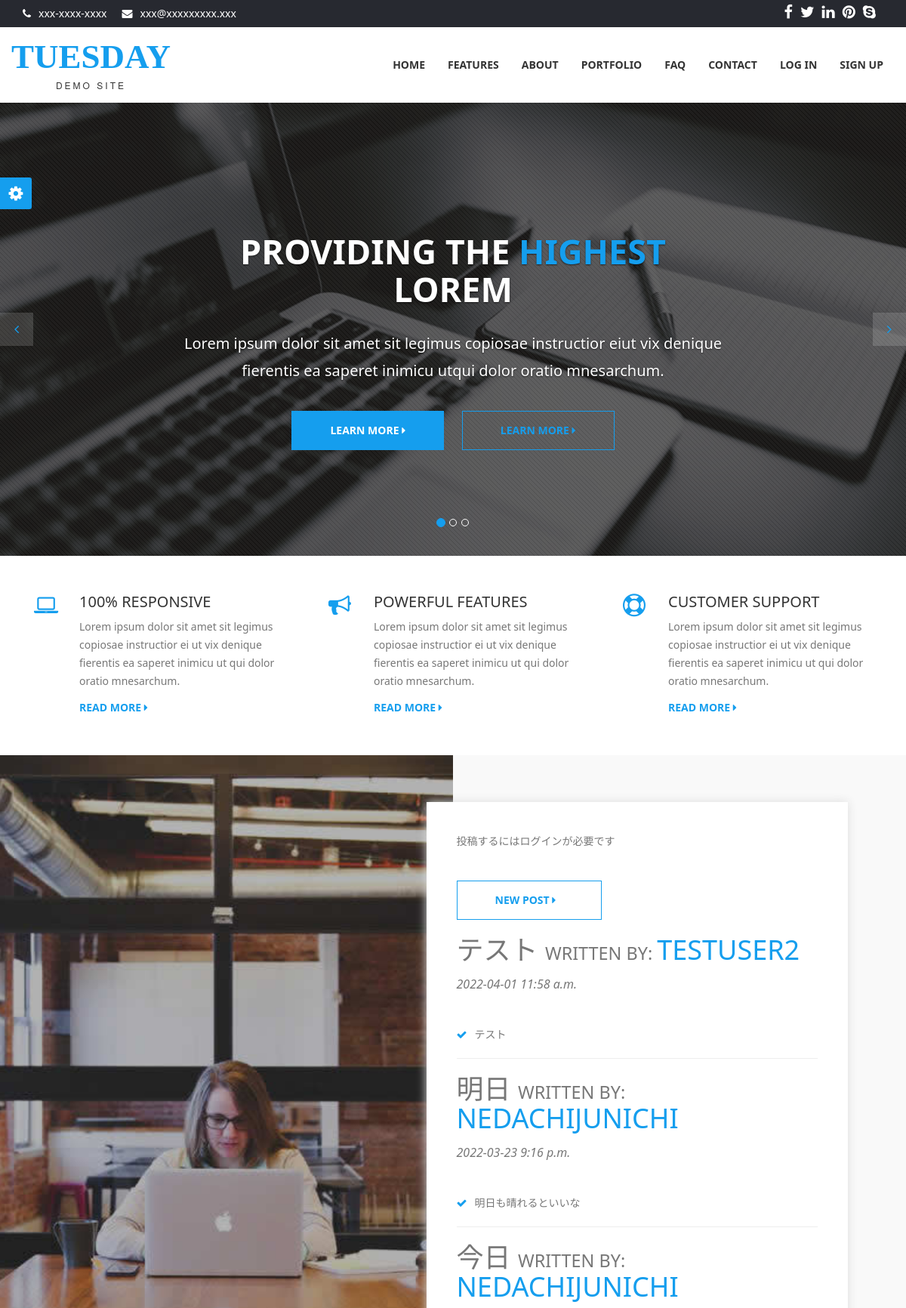
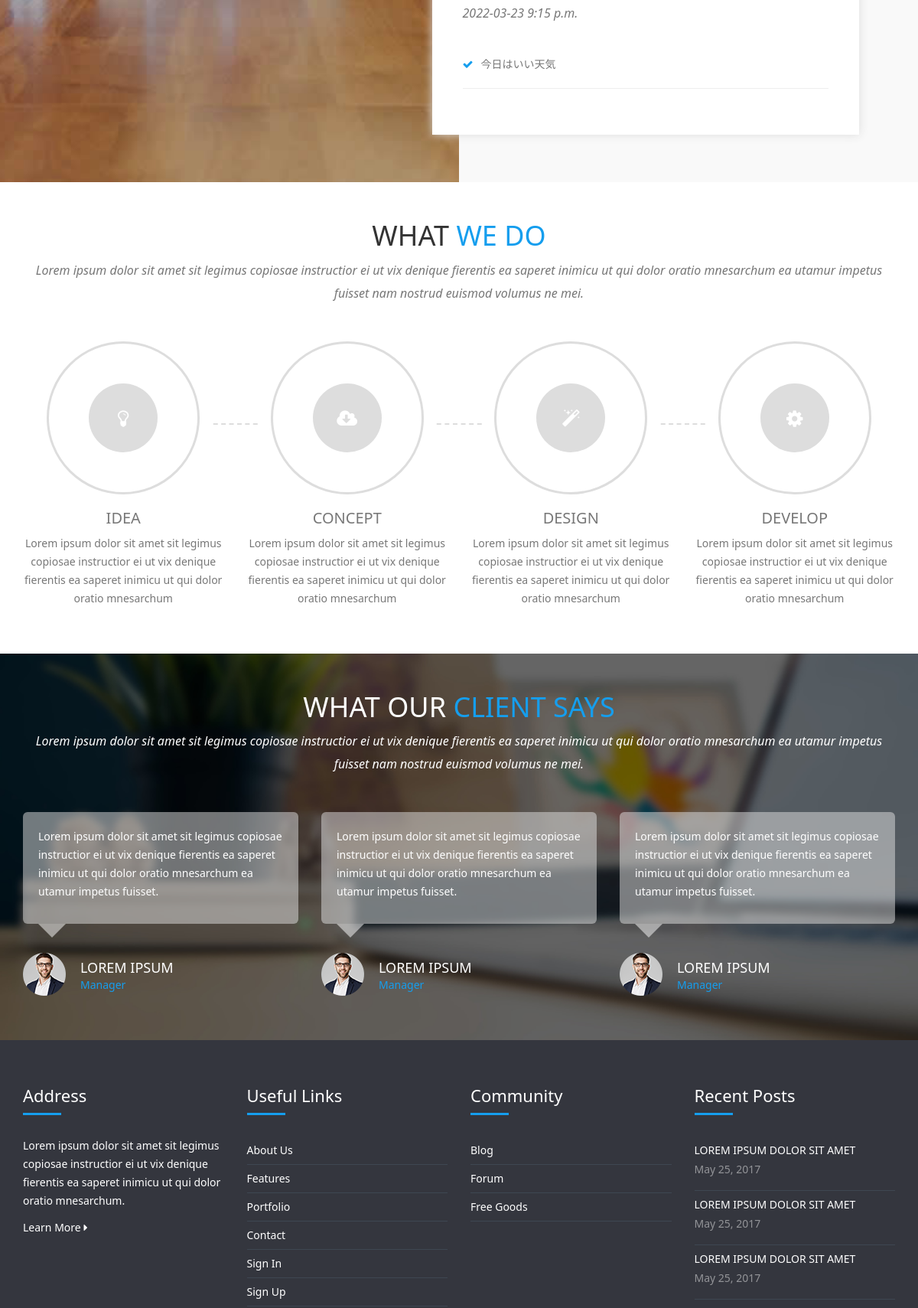
The page / (upper part) on the database its author committed (2 pictures, top to bottom).
### blog/models.py (models this page shows, shortened)
class Post(models.Model):
  title = models.CharField(max_length=100)
  content = models.TextField()
  author = models.ForeignKey(User, on_delete=models.CASCADE)
  date_posted = models.DateTimeField(default=timezone.now)

### blog/views.py (the view)
# urls.py: path('', views.PostListView.as_view(), name='blog-home'),
class PostListView(ListView):
  model = Post
  template_name = 'blog/home.html'
  context_object_name = 'posts'
  ordering = ['-date_posted']

### blog/templates/blog/home.html (shortened to what this page needs)
{% extends 'account/base.html' %}
{% load static %}
    {% block body %}
    <div id="myCarousel" class="carousel slide">
        <ol class="carousel-indicators">
            <li data-target="#myCarousel" data-slide-to="0" class="active"></li>
            <li data-target="#myCarousel" data-slide-to="1"></li>
            <li data-target="#myCarousel" data-slide-to="2"></li>
        </ol>
        <div class="carousel-inner">
            <div class="item active">
                <div class="fill" style="background-image:url('static/img/banner-slide-1.jpg');"></div>
                <div class="carousel-caption slide-up">
                    <h1 class="banner_heading">Providing The <span>Highest </span>Lorem</h1>
                    <p class="banner_txt">Lorem ipsum dolor sit amet sit legimus copiosae instructior eiut vix denique fierentis ea saperet inimicu utqui dolor oratio mnesarchum.</p>
                    <div class="slider_btn">
                        <button type="button" class="btn btn-default slide">Learn More <i class="fa fa-caret-right"></i></button>
                        <button type="button" class="btn btn-primary slide">Learn More <i class="fa fa-caret-right"></i></button>
                    </div>
                </div>
            </div>
        </div>
        <a class="left carousel-control" href="#myCarousel" role="button" data-slide="prev"> <i class="fa fa-angle-left" aria-hidden="true"></i>
        </a>
        <a class="right carousel-control" href="#myCarousel" role="button" data-slide="next"> <i class="fa fa-angle-right" aria-hidden="true"></i>
        </a>
    </div>
    <section id="features">
        <div class="container">
            <div class="row">
                <div class="col-md-4 col-xs-12 block">
                    <div class="col-md-2 col-xs-2"><i class="fa fa-laptop feature_icon"></i></div>
                    <div class="col-md-10 col-xs-10">
                        <h4>100% Responsive</h4>
                        <p>Lorem ipsum dolor sit amet sit legimus copiosae instructior ei ut vix denique fierentis ea saperet inimicu ut qui dolor oratio mnesarchum.</p>
                        <a href="#" class="readmore">Read More <i class="fa fa-caret-right"></i></a>
                    </div>
                </div>
                <div class="col-md-4 col-xs-12 block">
                    <div class="col-md-2 col-xs-2"><i class="fa fa-bullhorn feature_icon"></i></div>
                    <div class="col-md-10 col-xs-10">
                        <h4>Powerful Features</h4>
                        <p>Lorem ipsum dolor sit amet sit legimus copiosae instructior ei ut vix denique fierentis ea saperet inimicu ut qui dolor oratio mnesarchum.</p>
                        <a href="#" class="readmore">Read More <i class="fa fa-caret-right"></i></a>
                    </div>
                </div>
                <div class="col-md-4 col-xs-12 block">
                    <div class="col-md-2 col-xs-2"><i class="fa fa-support feature_icon"></i></div>
                    <div class="col-md-10 col-xs-10">
                        <h4>Customer Support</h4>
                        <p>Lorem ipsum dolor sit amet sit legimus copiosae instructior ei ut vix denique fierentis ea saperet inimicu ut qui dolor oratio mnesarchum.</p>
                        <a href="#" class="readmore">Read More <i class="fa fa-caret-right"></i></a>
                    </div>
                </div>
            </div>
        </div>
    </section>
    <section id="about">
        <div class="image-holder col-lg-6 col-md-6 col-sm-6 col-xs-12 pull-left">
            <div class="background-imgholder">
            </div>
        </div>
        <div class="container-fluid">
            <div class="col-md-7 col-md-offset-5 col-sm-8 col-sm-offset-2 col-xs-12 text-inner ">
                <div class="text-block">
                    <div class="section-heading">
                        <p>投稿するにはログインが必要です</p>
                        <form action="{% url 'post-create' %}">
                            <button type="submit" class="btn btn-primary slide">New Post <i class="fa fa-caret-right"></i> </button>
                        </form>
                        {% for post in posts %}
                            <h1><a href="{% url 'post-detail' post.id %}">{{ post.title }}</a> <small>written by: </small><span>{{ post.author }}</span></h1>
                            <p class="subheading">{{ post.date_posted|date:'Y-m-d P' }}</p>
                            <ul class="aboutul">
                                <li> <i class="fa fa-check"></i>{{ post.content }}</li>
                            </ul>
                            <hr>
                        {% endfor %}
                    </div>
                </div>
            </div>
        </div>
    </section>
    <section id="process">
        <div class="container">
            <div class="section-heading text-center">
                <div class="col-md-12 col-xs-12">
                    <h1>What <span>We Do</span></h1>
                    <p class="subheading">Lorem ipsum dolor sit amet sit legimus copiosae instructior ei ut vix denique fierentis ea saperet inimicu ut qui dolor oratio mnesarchum ea utamur impetus fuisset nam nostrud euismod volumus ne mei.</p>
                </div>
            </div>
            <div class="row">
                <div class="col-md-3 col-sm-6 block process-block">
                    <div class="process-icon-holder">
                        <div class="process-border">
                            <span class="process-icon"><a href="#"><i class="fa fa-lightbulb-o feature_icon"></i></a></span></div>
                    </div>
                    <div class="process-text-block">
                        <h4><a href="#">Idea</a></h4>
                        <p>Lorem ipsum dolor sit amet sit legimus copiosae instructior ei ut vix denique fierentis ea saperet inimicu ut qui dolor oratio mnesarchum</p>
                    </div>
                </div>
                <div class="col-md-3 col-sm-6 block process-block">
                    <div class="process-icon-holder">
                        <div class="process-border">
                            <span class="process-icon"><a href="#"><i class="fa fa-cloud-download feature_icon"></i></a></span></div>
                    </div>
                    <div class="process-text-block">
                        <h4><a href="#">Concept</a></h4>
                        <p>Lorem ipsum dolor sit amet sit legimus copiosae instructior ei ut vix denique fierentis ea saperet inimicu ut qui dolor oratio mnesarchum</p>
                    </div>
                </div>
                <div class="col-md-3 col-sm-6 block process-block">
                    <div class="process-icon-holder">
                        <div class="process-border">
                            <span class="process-icon"><a href="#"><i class="fa fa-magic feature_icon"></i></a></span></div>
                    </div>
                    <div class="process-text-block">
                        <h4><a href="#">Design</a></h4>
                        <p>Lorem ipsum dolor sit amet sit legimus copiosae instructior ei ut vix denique fierentis ea saperet inimicu ut qui dolor oratio mnesarchum</p>
                    </div>
                </div>
                <div class="col-md-3 col-sm-6 block process-block lastchild">
                    <div class="process-icon-holder">
                        <div class="process-border">
                            <span class="process-icon"><a href="#"><i class="fa fa-cog feature_icon"></i></a></span></div>
                    </div>
                    <div class="process-text-block">
                        <h4><a href="#">Develop</a></h4>
                        <p>Lorem ipsum dolor sit amet sit legimus copiosae instructior ei ut vix denique fierentis ea saperet inimicu ut qui dolor oratio mnesarchum</p>
                    </div>
                </div>
            </div>
        </div>
    </section>
    <section id="testimonial">
        <div class="container">
            <div class="section-heading text-center">
                <div class="col-md-12 col-xs-12">
                    <h1>What Our <span>Client Says</span></h1>
                    <p class="subheading">Lorem ipsum dolor sit amet sit legimus copiosae instructior ei ut vix denique fierentis ea saperet inimicu ut qui dolor oratio mnesarchum ea utamur impetus fuisset nam nostrud euismod volumus ne mei.</p>
                </div>
            </div>
            <div class="row">
                <div class="col-md-4 col-sm-12 block ">
                    <div class="testimonial_box">
                        <p>Lorem ipsum dolor sit amet sit legimus copiosae instructior ei ut vix denique fierentis ea saperet inimicu ut qui dolor oratio mnesarchum ea utamur impetus fuisset. </p>
                    </div>
                    <div class="arrow-down"></div>
                    <div class="testimonial_user">
                        <div class="user-image"><img src="{% static 'img/user1.png' %}" alt="user" class="img-responsive" /></div>
                        <div class="user-info">
                            <h5>Lorem Ipsum</h5>
                            <p>Manager</p>
                        </div>
                    </div>
                </div>
                <div class="col-md-4 col-sm-12 block">
                    <div class="testimonial_box">
                        <p>Lorem ipsum dolor sit amet sit legimus copiosae instructior ei ut vix denique fierentis ea saperet inimicu ut qui dolor oratio mnesarchum ea utamur impetus fuisset. </p>
                    </div>
                    <div class="arrow-down"></div>
                    <div class="testimonial_user">
                        <div class="user-image"><img src="{% static 'img/user1.png' %}" alt="user" class="img-responsive" /></div>
                        <div class="user-info">
                            <h5>Lorem Ipsum</h5>
                            <p>Manager</p>
                        </div>
                    </div>
                </div>
                <div class="col-md-4 col-sm-12 block">
                    <div class="testimonial_box">
                        <p>Lorem ipsum dolor sit amet sit legimus copiosae instructior ei ut vix denique fierentis ea saperet inimicu ut qui dolor oratio mnesarchum ea utamur impetus fuisset. </p>
                    </div>
                    <div class="arrow-down"></div>
                    <div class="testimonial_user">
                        <div class="user-image"><img src="{% static 'img/user1.png' %}" alt="user" class="img-responsive" /></div>
                        <div class="user-info">
                            <h5>Lorem Ipsum</h5>
                            <p>Manager</p>
                        </div>
                    </div>
                </div>
            </div>
        </div>
    </section>
    <section id="footer">
        <div class="container">
            <div class="row">
                <div class="col-md-3 col-sm-3 col-xs-12 block">
                    <div class="footer-block">
                        <h4>Address</h4>
                        <hr/>
                        <p>Lorem ipsum dolor sit amet sit legimus copiosae instructior ei ut vix denique fierentis ea saperet inimicu ut qui dolor oratio mnesarchum.
                        </p>
                        <a href="#" class="learnmore">Learn More <i class="fa fa-caret-right"></i></a>
                    </div>
                </div>
                <div class="col-md-3 col-sm-3 col-xs-12 block">
                    <div class="footer-block">
                        <h4>Useful Links</h4>
                        <hr/>
                        <ul class="footer-links">
                            <li><a href="#">About Us</a></li>
                            <li><a href="#">Features</a></li>
                            <li><a href="#">Portfolio</a></li>
                            <li><a href="#">Contact</a></li>
                            <li><a href="#">Sign In</a></li>
                            <li><a href="#">Sign Up</a></li>
                        </ul>
                    </div>
                </div>
                <div class="col-md-3 col-sm-3 col-xs-12 block">
                    <div class="footer-block">
                        <h4>Community</h4>
                        <hr/>
                        <ul class="footer-links">
                            <li><a href="#">Blog</a></li>
                            <li><a href="#">Forum</a></li>
                            <li><a href="#">Free Goods</a></li>
                        </ul>
                    </div>
                </div>
                <div class="col-md-3 col-sm-3 col-xs-12 <block></block>">
                    <div class="footer-block">
                        <h4>Recent Posts</h4>
                        <hr/>
                        <ul class="footer-links">
                            <li>
                                <a href="#" class="post">Lorem ipsum dolor sit amet</a>
                                <p class="post-date">May 25, 2017</p>
                            </li>
                            <li>
                                <a href="#" class="post">Lorem ipsum dolor sit amet</a>
                                <p class="post-date">May 25, 2017</p>
                            </li>
                            <li>
                                <a href="#" class="post">Lorem ipsum dolor sit amet</a>
                                <p class="post-date">May 25, 2017</p>
                            </li>
                        </ul>
                    </div>
                </div>
            </div>
        </div>
    </section>
    <div id="panel">
        <a class="open" href="#"><span><i class="fa fa-gear fa-spin"></i></span></a>
    </div>
    {% endblock body %}

### rows shown on the page
Post: title "テスト", author "TESTUSER2", date_posted "2022-04-01 11:58 a.m.", content "テスト"
Post: title "明日", author "NEDACHIJUNICHI", date_posted "2022-03-23 9:16 p.m.", content "明日も晴れるといいな"
Post: title "今日", author "NEDACHIJUNICHI", date_posted "2022-03-23 9:15 p.m.", content "今日はいい天気"
